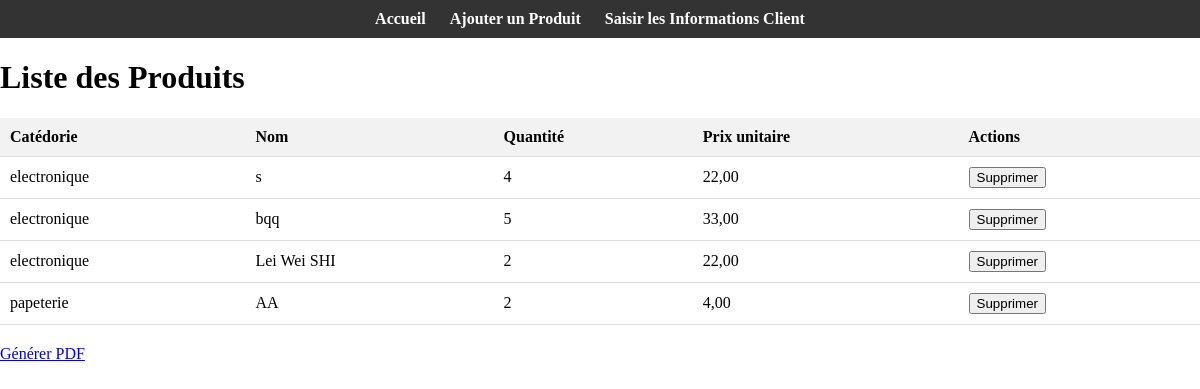
The page / on the database its author committed.
### monapp/models.py (models this page shows, shortened)
class Produit(models.Model):
    CATEGORIE_CHOICES = [
        ('papeterie', 'Papeterie'),
        ('electronique', 'Électronique'),
    ]
    categorie = models.CharField(max_length=50, choices=CATEGORIE_CHOICES)
    nom = models.CharField(max_length=100)
    quantite = models.IntegerField(default=0)
    prix_unitaire = models.DecimalField(max_digits=10, decimal_places=2)
    taux_tva = models.DecimalField(max_digits=5, decimal_places=2)
    remise = models.DecimalField(max_digits=5, decimal_places=2)
    prix_total_ttc = models.DecimalField(max_digits=10, decimal_places=2, editable=False)

### monapp/views.py (the view)
# urls.py: path('', views.liste_produits, name='liste_produits'),
def liste_produits(request):
    produits = Produit.objects.all()
    client_nom = request.session.get('client_nom', None)
    client_prenom = request.session.get('client_prenom', None)
    return render(request, 'liste_produits.html', {'produits': produits, 'client_nom': client_nom, 'client_prenom': client_prenom})

### monapp/templates/liste_produits.html (shortened to what this page needs)
{% extends 'base.html' %}
{% block content %}
    <h1>Liste des Produits</h1>
    <table>
        <thead>
            <tr>
                <th>Catédorie</th>
                <th>Nom</th>
                <th>Quantité</th>
                <th>Prix unitaire</th>
                <th>Actions</th>
            </tr>
        </thead>
        <tbody>
            {% for produit in produits %}
                <tr>
                    <td>{{ produit.categorie }}</td>
                    <td>{{ produit.nom }}</td>
                    <td>{{ produit.quantite }}</td>
                    <td>{{ produit.prix_unitaire }}</td>
                    <td>
                        <form action="{% url 'supprimer_produit' produit.pk %}" method="post" style="display: inline;">
                            <button type="submit" class="btn btn-danger">Supprimer</button>
                        </form>
                    </td>
                </tr>
            {% endfor %}
        </tbody>
    </table>
    <a href="{% url 'generer_pdf' %}" class="btn btn-primary">Générer PDF</a>
{% endblock %}

### monapp/templates/base.html (shortened to what this page needs)
<!DOCTYPE html>
<html lang="fr">
<head>
    {% load static %}
    <link rel="stylesheet" href="{% static 'css/style.css' %}">
</head>
<body>
    <header>
        <nav>
            <ul>
                <li><a href="{% url 'liste_produits' %}">Accueil</a></li>
                <li><a href="{% url 'ajouter_produit' %}">Ajouter un Produit</a></li>
                <li><a href="{% url 'saisie_informations' %}">Saisir les Informations Client</a></li>
            </ul>
        </nav>
    </header>
    <div class="container">
        {% block content %}
        {% endblock %}
    </div>
</body>
</html>

### monapp/static/css/style.css (style rules this page uses)
body, ul { margin: 0; padding: 0; }
header { background-color: #333; color: white; padding: 10px 0; text-align: center; }
nav ul { list-style-type: none; }
nav ul li { display: inline; margin-right: 20px; }
nav ul li a { color: white; text-decoration: none; font-weight: bold; }
table { width: 100%; border-collapse: collapse; margin-bottom: 20px; }
table th, table td { padding: 10px; text-align: left; border-bottom: 1px solid #ddd; }
table th { background-color: #f2f2f2; font-weight: bold; }

### rows shown on the page
Produit: categorie "electronique", nom "s", quantite "4", prix_unitaire "22,00"
Produit: categorie "electronique", nom "bqq", quantite "5", prix_unitaire "33,00"
Produit: categorie "electronique", nom "Lei Wei SHI", quantite "2", prix_unitaire "22,00"
Produit: categorie "papeterie", nom "AA", quantite "2", prix_unitaire "4,00"
